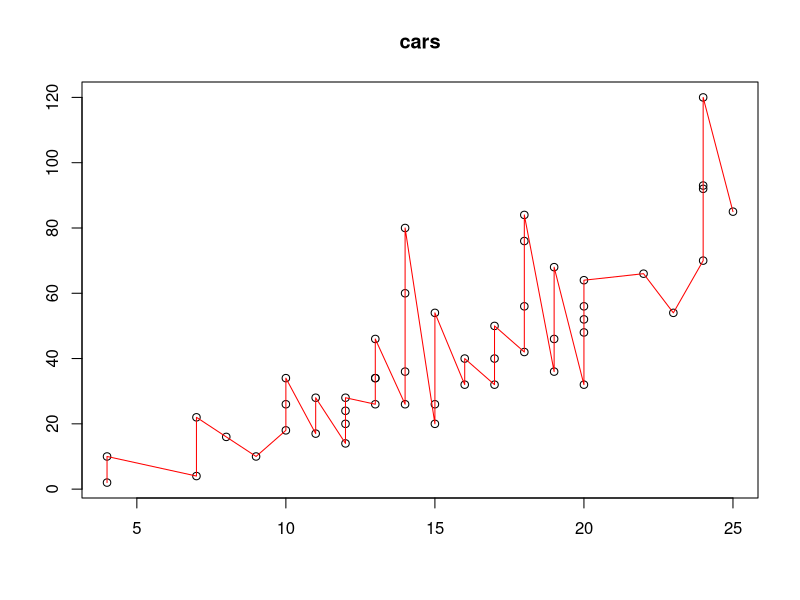
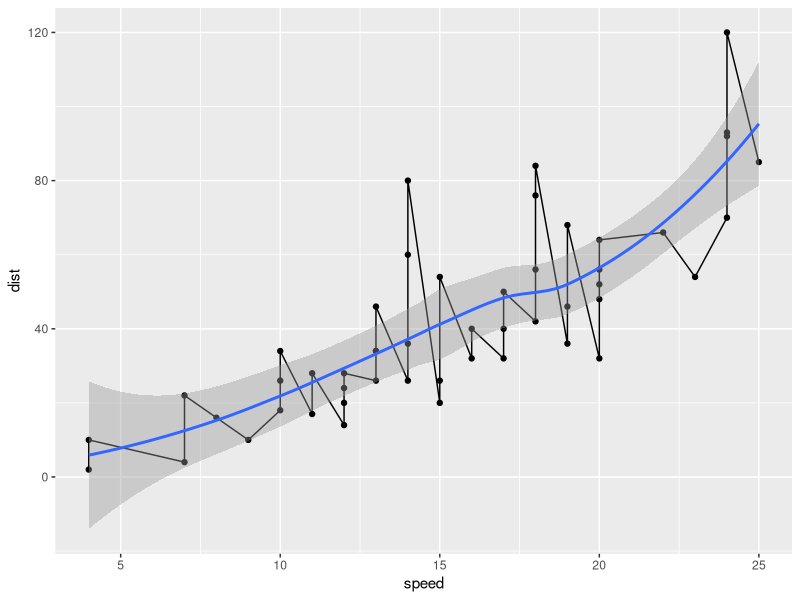

The R source for these figures, in order:
## ---- chunk 1
  x <- rnorm(5)  
  print(x)
## ---- chunk 2
  x <- rnorm(5)  
  print(x)
## ---- chunk 3
  x <- rnorm(5)  
  print(x)
## ---- chunk 4
  x <- rnorm(5)  
  print(x)
## ---- chunk 5

  plot(x=cars$speed,y=cars$dist,xlab="",ylab="",main="cars")
  lines(x=cars$speed,y=cars$dist,col="red")
  

## ---- chunk 6

    library(ggplot2)
    img <- ( 
        ggplot(cars,aes(x=speed,y=dist)) 
        + 
        geom_line() 
        + 
        geom_point() 
        + 
        geom_smooth()
        )
    print(img)

## ---- chunk 7
    library(knitr)

    kable( head(mtcars), caption="Podpis tabeli")

